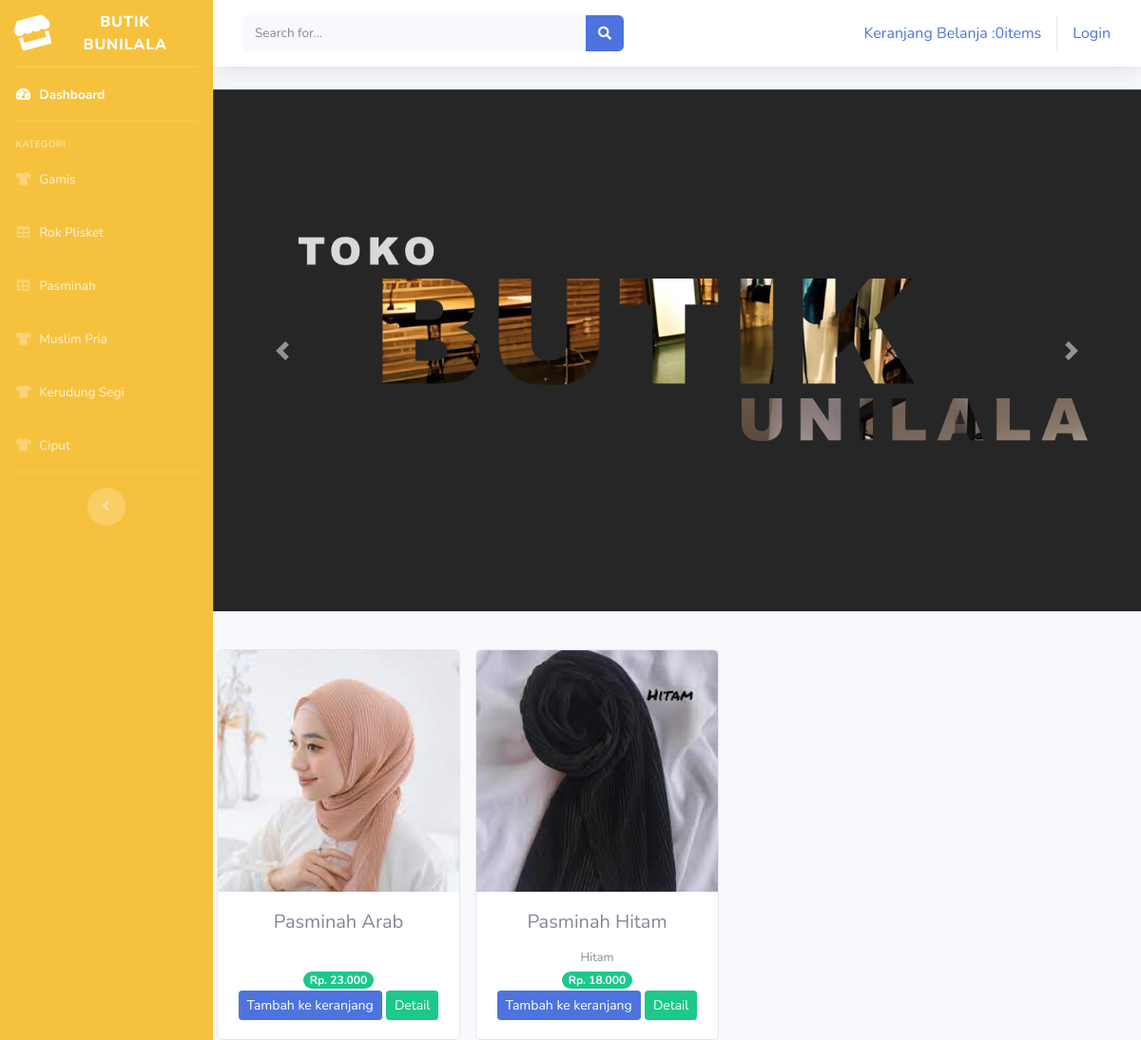
The page /index.php/kategori/pasminah on the database its author committed.
### tables this page shows
CREATE TABLE `produk` (
  `idproduk` int(11) NOT NULL,
  `idkategori` int(11) NOT NULL,
  `namaproduk` varchar(30) NOT NULL,
  `gambar` varchar(100) DEFAULT NULL,
  `deskripsi` varchar(200) NOT NULL,
  `namakategori` varchar(30) NOT NULL,
  `hargabefore` int(11) NOT NULL,
  `hargaafter` int(11) NOT NULL,
  `tgl_dibuat` timestamp NOT NULL DEFAULT current_timestamp() ON UPDATE current_timestamp(),
  `warna` varchar(25) NOT NULL,
  `ukuran` varchar(25) NOT NULL,
  `stok` int(30) NOT NULL
);

### application/controllers/kategori.php (called while the page is built, shortened)
<?php
class kategori extends CI_Controller{
    public function pasminah()
    {
        $data['pasminah'] = $this->ModelKategori->data_pasminah()->result();
        $this->load->view('templates/header');
        $this->load->view('templates/sidebar');
        $this->load->view('kategori/pasminah',$data);
        $this->load->view('templates/footer');
    }
}
?>

### index.php (called while the page is built, shortened)
<?php
require_once BASEPATH.'core/CodeIgniter.php';

### application/models/ModelKategori.php (called while the page is built, shortened)
<?php
class ModelKategori extends CI_Model{
    public function data_pasminah()
    {
        return $this->db->get_where("produk",array('namakategori' => 'Pasminah'));
    }
}
?>

### application/views/kategori/pasminah.php (the view, shortened to what this page needs)
<div id="carouselExampleControls" class="carousel slide" data-ride="carousel">
  <div class="carousel-inner">
    <div class="carousel-item active">
      <img class="d-block w-100" src="<?= base_url('assets/img/slider1.png')?>" alt="First slide">
    </div>
  </div>
  <a class="carousel-control-prev" href="#carouselExampleControls" role="button" data-slide="prev">
    <span class="carousel-control-prev-icon" aria-hidden="true"></span>
  </a>
  <a class="carousel-control-next" href="#carouselExampleControls" role="button" data-slide="next">
    <span class="carousel-control-next-icon" aria-hidden="true"></span>
  </a>
</div>
   <div class="row text-center mt-4">
      <?php foreach($pasminah as $row): ?>
        <div class="card ml-3 mt-3" style="width: 16rem;">
         <img src="<?php echo base_url().'/uploads/'.$row->gambar ?>" class="card-img-top" alt="...">
          <div class="card-body">
           <h5 class="card-title"><?php echo $row->namaproduk ?></h5>
           <small> <?php echo $row->deskripsi ?></small><br>
           <span class="badge badge-pill badge-success">Rp. <?php echo number_format($row->hargaafter,0,',','.') ?></span>
           <?php echo anchor('dashboard/tambah_ke_keranjang/'.$row->idproduk
           ,'<div class="btn btn-sm btn-primary">Tambah ke keranjang</div>')?>
          <?php echo anchor('dashboard/detail/'.$row->idproduk
           ,'<div class="btn btn-sm btn-success">Detail</div>')?>
          </div>
        </div>
      <?php endforeach; ?>
    </div>
</div>

### rows shown on the page
produk: gambar (picture), namaproduk "Pasminah Arab", hargaafter "23.000", idproduk "Tambah ke keranjang", idproduk "Detail"
produk: gambar (picture), namaproduk "Pasminah Hitam", deskripsi "Hitam", hargaafter "18.000", idproduk "Tambah ke keranjang", idproduk "Detail"

### other values the page prints
anchor('dashboard/detail_keranjang', $keranjang ) "Keranjang Belanja :0items"
anchor('auth/login','Login') "Login"
